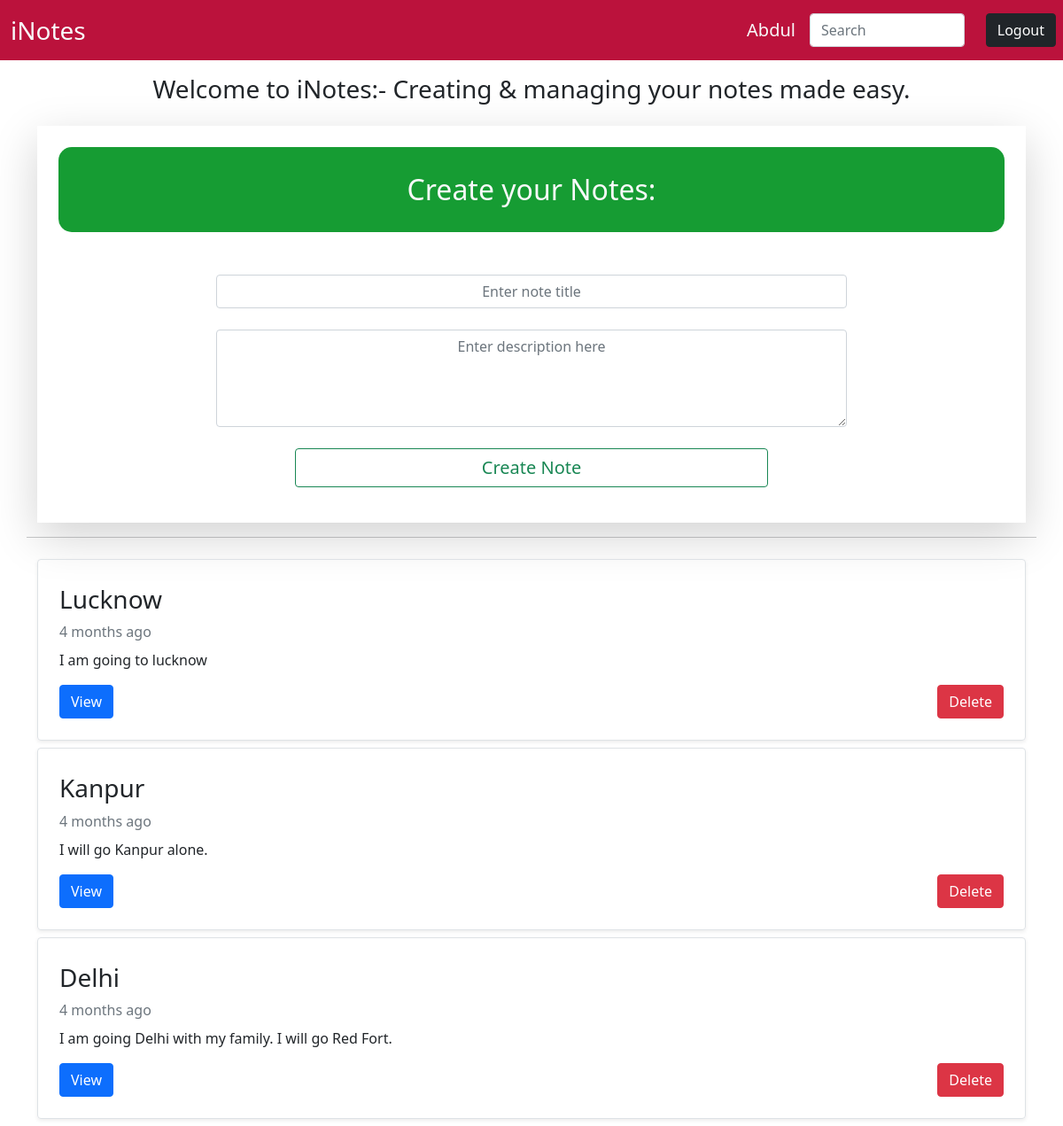
The page / (signed in) on the database its author committed.
### CRUDApp/models.py (models this page shows, shortened)
class Note(models.Model):
    note_id = models.AutoField(primary_key=True)
    note_title = models.CharField(max_length=255)
    note_desc = models.TextField()
    date_time = models.DateTimeField(default=now)
    user_email = models.CharField(max_length=50, default=None)

### CRUDApp/views.py (the view)
# urls.py: path('',views.index, name="Home"),
def index(request):
    if 'user_email' in request.session:
        notes = Note.objects.filter(user_email=request.session['user_email'])
        return render(request, 'index.html', {'notes':notes})
    else:
        return render(request, 'index.html')

### CRUDApp/templates/index.html (shortened to what this page needs)
<!DOCTYPE html>
<html lang="en">
<head>
    {% load static %}
    {% load humanize %}
    <link rel="stylesheet" href="/static/bootstrap.min.css">
</head>
<body>
    <nav class="navbar navbar-expand-lg navbar-light">
        <div class="container-fluid">
            <a class="navbar-brand fs-3 text-light" href="{% url 'Home' %}">iNotes</a>
        </div>
        {% if 'user_name' in request.session %}
        <span class="mx-2 text-light fs-5 fw-lighter">{{request.session.user_name}}</span>
        <form method="get" action="searchNote" class="d-flex mx-2 my-1">
            <input required type="search" name="search" placeholder="Search" aria-label="Search"
                class="form-control me-2">
        </form>
        <a href="{% url 'LogOutHandler' %}" class="btn btn-dark mx-2">Logout</a>
        {% else %}
        <button type="button" data-bs-toggle="modal" data-bs-target="#loginmodal"
            class="btn btn-dark mx-2">Login</button>
        <button type="button" onclick="window.location.href={% url 'signUp' %}"
            class="btn mx-2 btn-dark">Signup</button>
        {% endif %}
    </nav>
    <h3 id="text" class="mt-3 d-none container text-center">Welcome to iNotes:- Creating & managing your notes made
        easy.</h3>
    <div class="container">
        <div id="form-body" class="shadow-lg my-3 p-4 mt-4 bg-body">
            <div id="sign" class="text-center fs-2 mb-5 p-4 text-light ">
                Create your Notes:
            </div>
            <form action="{% url 'addNote' %}" method='post'> {% csrf_token %}
                <div class="my-4 col-sm-8 m-auto">
                    <input required type="text" class="form-control text-center" id="title" name="title"
                        placeholder="Enter note title">
                </div>
                <div class="my-4 col-sm-8 m-auto">
                    <textarea required class="form-control my-auto text-center" id="desc" rows="4" name="desc" cols="8"
                        placeholder="Enter description here"></textarea>
                </div>
                {% if 'user_name' in request.session %}
                <input type="submit" id="submitBtn" value="Create Note"
                    class="btn btn-outline-success d-block m-auto my-3 col-md-6 fs-5 " />
                {% else %}
                <button disabled class="btn btn-outline-success d-block m-auto my-3 col-md-6 fs-5" />Login to Create a
                Note</button>
                {% endif %}
            </form>
        </div>
    </div>
    <hr class="container my-3">
    <div class="container">
        {% if 'user_name' in request.session %}
        <div class="row mb-2 mt-3">
            {% for note in notes %}
            <div class="col-md-12 mt-2">
                <div class="row g-0 border rounded overflow-hidden flex-md-row shadow-sm h-md-250 position-relative">
                    <div class="col p-4 d-flex flex-column position-static">
                        <h3 class="my-1">{{note.note_title}}</h3>
                        <div class="my-1 text-muted">{{note.date_time|naturaltime}}</div>
                        <p class="card-text mb-auto my-1">
                        <div>{{note.note_desc|truncatechars:250}}</div>
                        </p>
                        <div>
                            <a href="/note/{{note.note_id}}" class="btn btn-primary">View</a>
                            <button id="d{{note.note_id}}" class="btn delete btn-danger float-end">Delete</button>
                        </div>
                    </div>
                </div>
            </div>
            {% endfor %}
        </div>
        {% endif %}
    </div>
</body>
</html>

### CRUDApp/templates/index.html (style rules this page uses)
.navbar { background-color: rgb(187, 18, 60); }
#sign { background-color: rgb(22, 156, 51); border-radius: 15px; }

### rows shown on the page
Note: note_title "Lucknow", date_time "4 months ago", note_desc "I am going to lucknow"
Note: note_title "Kanpur", date_time "4 months ago", note_desc "I will go Kanpur alone."
Note: note_title "Delhi", date_time "4 months ago", note_desc "I am going Delhi with my family. I will go Red Fort."

### other values the page prints
{{ request.session.user_name }} "Abdul"
